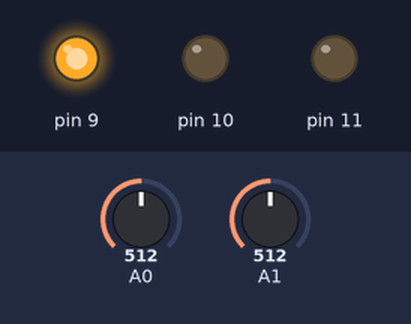
This sketch was run on a simulated Arduino Uno, built with avr-gcc and run on an emulated ATmega328P. On the bench: output pins drawn as LEDs (lit = HIGH). Inputs (shaded band) come from the test bench; at power-on: A0 = 512, A1 = 512.

Above: at 1.2 s.
1.3 s: A0 set to 306
At 2.0 s:
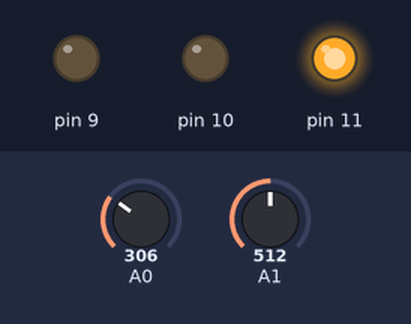
2.8 s: A0 set to 511
At 3.2 s:
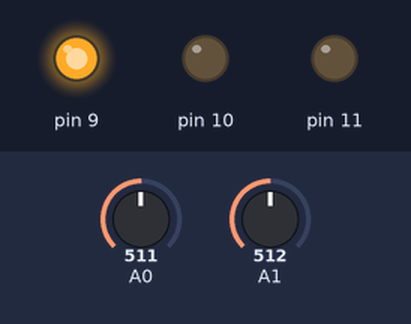
4.3 s: A0 set to 122
At 5.5 s:
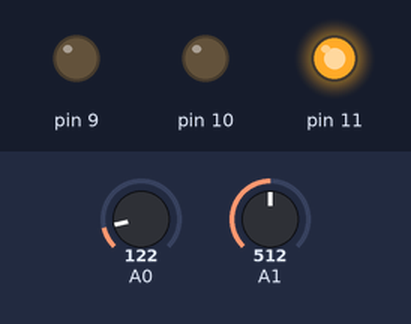
Timing chart, 0 to 7.3 s (numbered marks = the images above; inputs shaded):
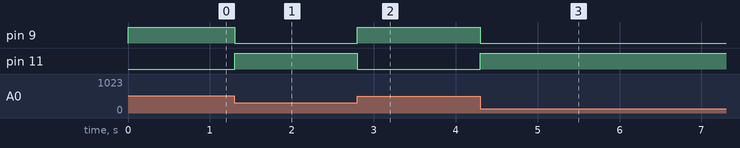

Measured:
- after the input at 1.3 s, pin 9: HIGH → LOW at once; pin 11: LOW → HIGH at once
- after the input at 2.8 s, pin 9: LOW → HIGH at once; pin 11: HIGH → LOW at once
- after the input at 4.3 s, pin 9: HIGH → LOW at once; pin 11: LOW → HIGH at once

The sketch:

analogStickTest.ino
```cpp
void setup() {
  // put your setup code here, to run once:
  pinMode(9, OUTPUT);
  pinMode(10, OUTPUT);
  pinMode(11, OUTPUT);


}

void loop() {
  int xValue = analogRead(A0);
  int yValue = analogRead(A1);
  // put your main code here, to run repeatedly:
  if (xValue > 1023/3){
    digitalWrite(9, HIGH);
    digitalWrite(11,LOW);
  } else if (xValue < 1023/3){
    digitalWrite(11,HIGH);
    digitalWrite(9, LOW);
  } else {
    digitalWrite(9, LOW);
    digitalWrite(11,LOW);
  }


}
```
